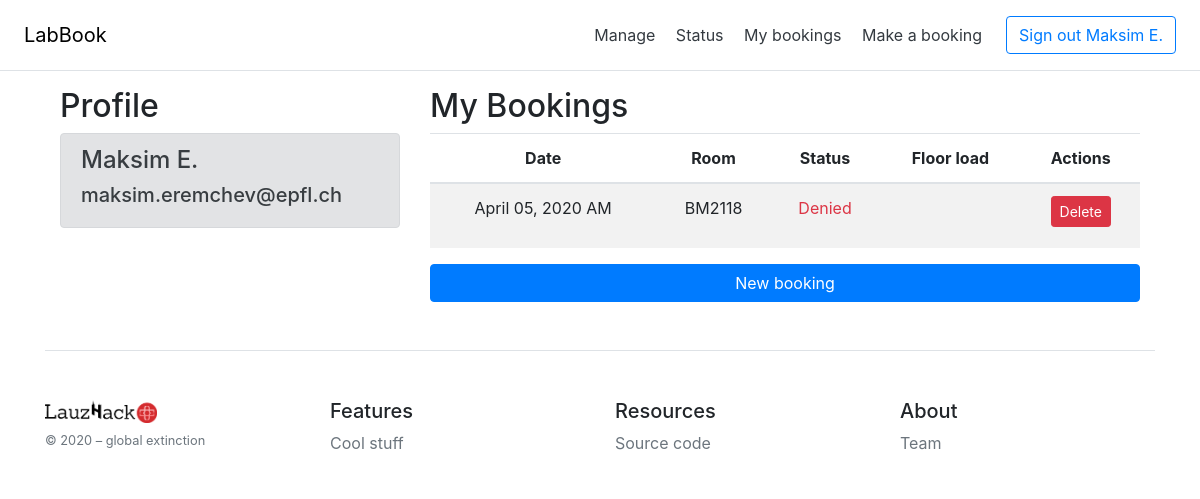
The app's page /dashboard/ (signed in), older data.
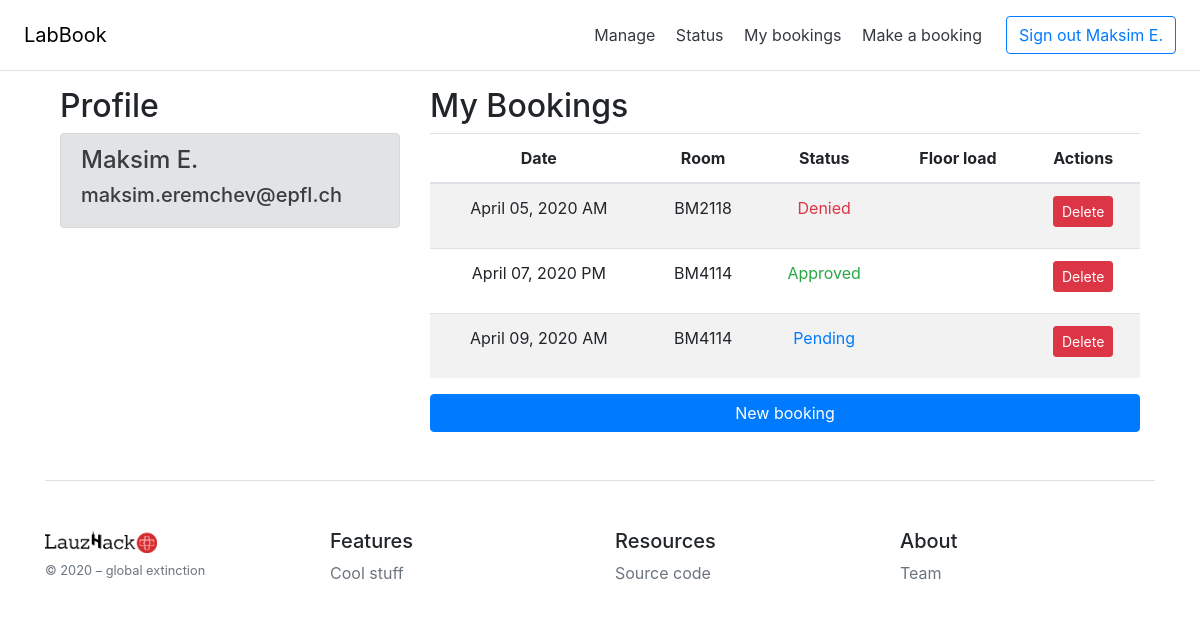
The same page, newer data.
### app/models.py (models this page shows, shortened)
class BaseModel(Model):
    class Meta:
        database = db

class User(UserMixin, BaseModel):
    id = IntegerField(primary_key=True)
    email = CharField(index=True, unique=True)
    name = CharField(index=True)
    password_hash = CharField()

class Booking(BaseModel):
    id = IntegerField(primary_key=True)
    when = CharField()
    status = CharField()
    who = ForeignKeyField(User, to_field='id', related_name="user")
    room = ForeignKeyField(Room, to_field='id', related_name="room")

class Room(BaseModel):
    id = IntegerField(primary_key=True)
    name = CharField(index=True, unique=True)
    floor = IntegerField()
    building = CharField()

### app/routes.py (the view)
@login_required
@app.route('/dashboard/')
def dashboard():
    try:
       bookings = get_bookings_of_user(current_user.id)
    except:
       return "Could not retrieve your bookings"
    return render_template('dashboard.html', bookings=bookings, user_name=current_user.name, prettify_when=prettify_when)

### app/database.py (called while the page is built)
def get_bookings_of_user(user_id):
    query = Booking.select().where(Booking.who == user_id)
    user_bookings = [model_to_dict(c) for c in query]
    return user_bookings

def prettify_date(date):
    return datetime.strptime(date, '%Y-%m-%d').strftime('%B %d, %Y')

def prettify_when(when):
    date = '-'.join(when.split('-')[0:3])
    return prettify_date(date)+" "+when.split('-')[-1]

### app/models.py (called while the page is built)
@login.user_loader
def load_user(id):
    return User.select().where(User.id==int(id)).get()

### app/templates/dashboard.html (shortened to what this page needs)
{% extends 'base.html' %}
{% block content %}
<div class="container">
    <div class="row">
        <div class="col-md-4">
            <h2>Profile</h2>
            <div class="alert alert-secondary" role="alert">
                <h4>{{current_user.name}}</h4>
                <h5>{{current_user.email}}</h5>
            </div>
        </div>
        <div class="col-md-8">
            <h2>My Bookings</h2>
            {% if not bookings %}
                <p>You have no confirmed bookings.</p>
            {% else %}
            <ol class="days list-unstyled  text-center">
                <table class="table table-striped">
                    <thead>
                        <tr>
                            <th>Date</th>
                            <th>Room</th>
                            <th>Status</th>
                            <th>Floor load</th>
                            <th>Actions</th>
                        </tr>
                    </thead>
                    <tbody>
                        {% for booking in bookings %}
                            <tr>
                                <td>{{ prettify_when(booking['when']) }}</td>
                                <td>{{ booking['room']['name'] }}</td>
                                <td>
                                    {% if booking['status'] == 'approved'%}
                                        <p class=" text-success">Approved</p>
                                    {% elif booking['status'] == 'denied' %}
                                         <p class=" text-danger">Denied</p>
                                    {% else %}
                                        <p class=" text-primary">Pending</p>
                                    {% endif %}
                                </td>
                                <td> </td>
                                <td>
                                    <a type="button" class="btn btn-danger btn-sm" href="/cancel-booking/{{ booking['id'] }}/">Delete</a>
                                </td>
                            </tr>
                        {% endfor %}
                    </tbody>
                </table>
            {% endif %}
            </ol>
            <a href="/book/" class="btn btn-primary btn-block" role="button">New booking</a>
        </div>
    </div>
</div>
{% endblock %}

### app/templates/base.html (shortened to what this page needs)
<!doctype html>
<html lang="en">
  <head>
    <link rel="stylesheet" href="https://stackpath.bootstrapcdn.com/bootstrap/4.4.1/css/bootstrap.min.css">
    <link rel="stylesheet" href="/static/css/main.css">
    <link rel="stylesheet" href="/static/css/calendar.css">
  </head>
  <body>
    <div class="d-flex flex-column flex-md-row align-items-center p-3 px-md-4 mb-3 bg-white border-bottom box-shadow">
      <h5 class="my-0 mr-md-auto font-weight-normal"><a href="{{ url_for('login') }}" style="color:black;">LabBook</a></h5>
      <nav class="my-2 my-md-0 mr-md-3">
        <a class="p-2 text-dark" href="{{ url_for('manage') }}">Manage</a>
        <a class="p-2 text-dark" href="{{ url_for('status') }}">Status</a>
        {% if not current_user.is_anonymous %}
          <a class="p-2 text-dark" href="{{ url_for('dashboard') }}">My bookings</a>
          <a class="p-2 text-dark" href="{{ url_for('book') }}">Make a booking</a>
        {% endif %}
      </nav>
      {% if current_user.is_anonymous %}
        <a class="btn btn-outline-primary" href="{{ url_for('login') }}">Sign in</a>
      {% else %}
        <a class="btn btn-outline-primary" href="{{ url_for('logout') }}">Sign out {{current_user.name}}</a>
      {% endif %}
    </div>
    <div class="container">
      {% block content %}{% endblock %}
      <footer class="pt-4 my-md-5 pt-md-5 border-top">
        <div class="row">
          <div class="col-12 col-md dark">
            <a href="https://covid19.lauzhack.com/">
              <img class="mb-2" src="/static/img/logo_dark.png" alt="LauzHack against COVID-19" height="24">
            </a>
            <small class="d-block mb-3 text-muted">&copy; 2020 &ndash; global extinction</small>
          </div>
          <div class="col-6 col-md">
            <h5>Features</h5>
            <ul class="list-unstyled text-small">
              <li><a class="text-muted" href="#">Cool stuff</a></li>
            </ul>
          </div>
          <div class="col-6 col-md">
            <h5>Resources</h5>
            <ul class="list-unstyled text-small">
              <li><a class="text-muted" href="https://github.com/roesel/book/">Source code</a></li>
            </ul>
          </div>
          <div class="col-6 col-md">
            <h5>About</h5>
            <ul class="list-unstyled text-small">
              <li><a class="text-muted" href="{{ url_for('team_info') }}">Team</a></li>
            </ul>
          </div>
        </div>
      </footer>
    </div>
  </body>
</html>

### app/static/css/main.css (style rules this page uses)
body, html { margin: 0; }

Row changes from the older to the newer data that the page shows:
added Booking: when "April 07, 2020 PM", room.name "BM4114", status "Approved"
added Booking: when "April 09, 2020 AM", room.name "BM4114", status "Pending"
